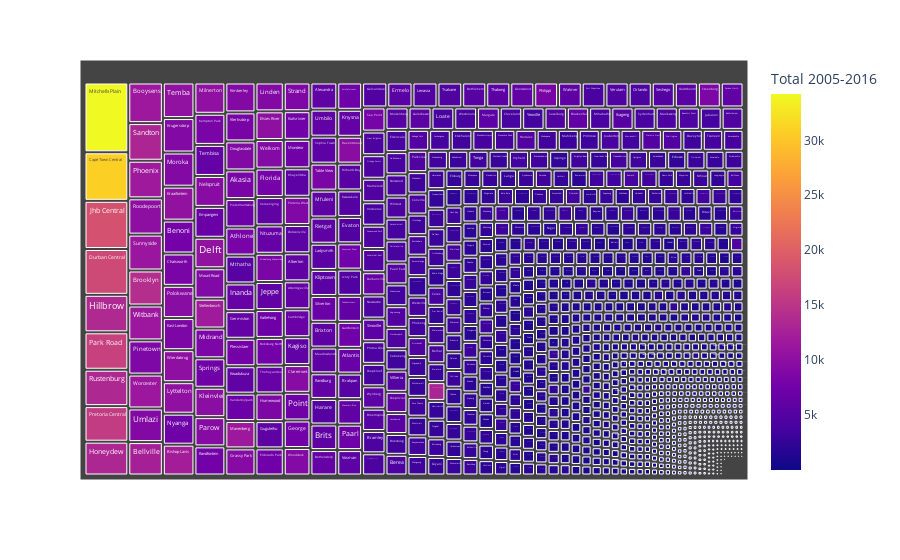

Notebook cell for this chart:
### Code cell
import plotly.express as px
fig = px.treemap(df_outer, 
                 path=['Station'], 
                 values='Total 2005-2016',
                 color='Total 2005-2016'
                )
plt.title('Water usage')
fig.show()

### Figure 1 — Plotly figure (JSON) as saved in the notebook; plotly's stock layout.template omitted (floating-point values rounded to 4 significant figures; data arrays with more than 128 entries replaced by an {"elided": "..."} marker saying what was removed)
{"data": [{"branchvalues": "total", "customdata": {"elided": "1143x1 float values"}, "domain": {"x": [0, 1], "y": [0, 1]}, "hovertemplate": "labels=%{label}<br>Total 2005-2016_sum=%{value}<br>parent=%{parent}<br>id=%{id}<br>Total 2005-2016=%{color}<extra></extra>", "ids": {"elided": "1143 str values"}, "labels": {"elided": "1143 str values"}, "marker": {"coloraxis": "coloraxis", "colors": {"elided": "1143 float values"}}, "name": "", "parents": {"elided": "1143 str values"}, "type": "treemap", "values": {"elided": "1143 int values"}}], "layout": {"coloraxis": {"colorbar": {"title": {"text": "Total 2005-2016"}}, "colorscale": [[0, "#0d0887"], [0.1111, "#46039f"], [0.2222, "#7201a8"], [0.3333, "#9c179e"], [0.4444, "#bd3786"], [0.5556, "#d8576b"], [0.6667, "#ed7953"], [0.7778, "#fb9f3a"], [0.8889, "#fdca26"], [1, "#f0f921"]]}, "legend": {"tracegroupgap": 0}, "margin": {"t": 60}}}
